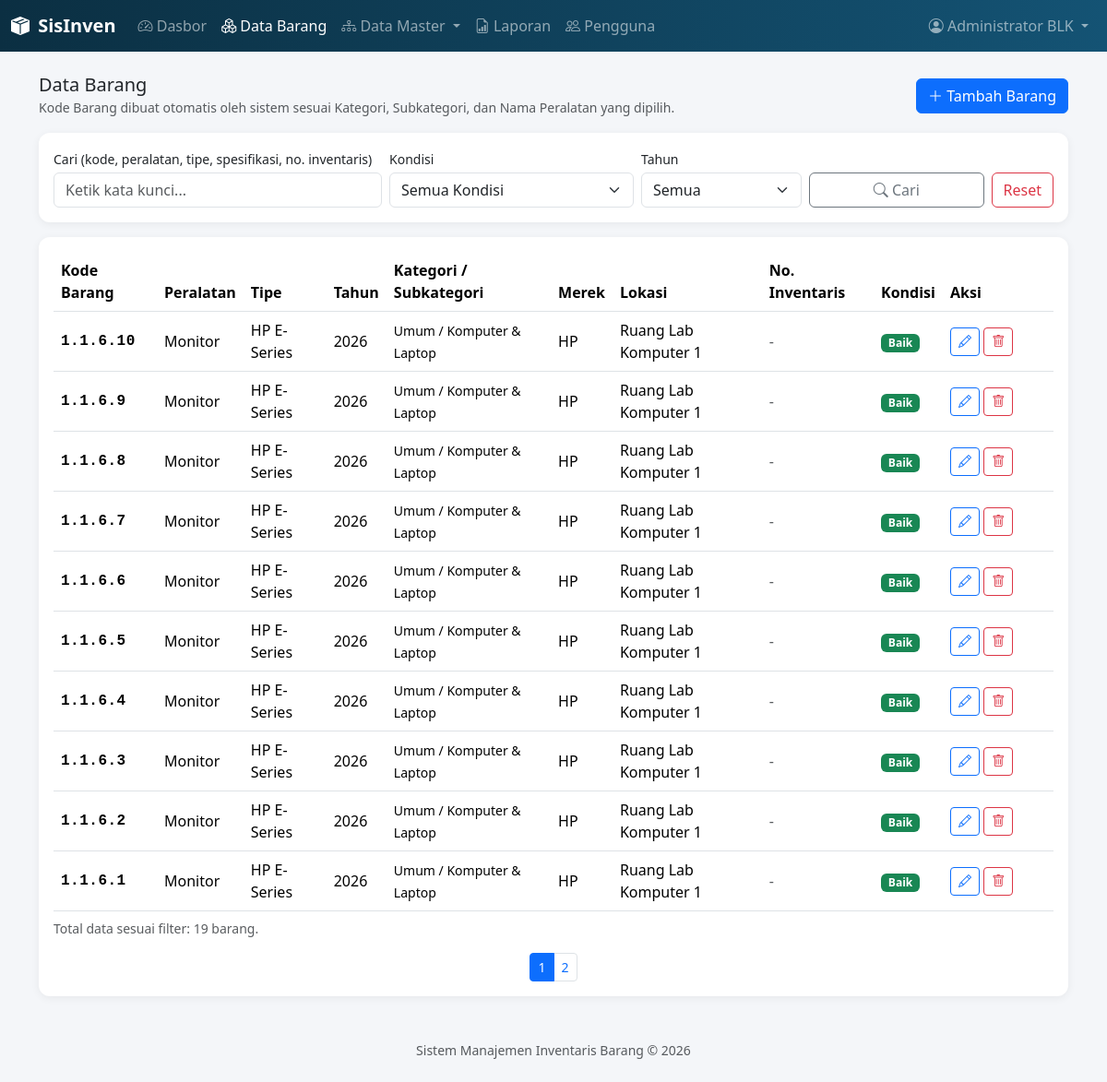
Screenshot of /barang/index.php (signed in) with the database file from the repository.
### tables this page shows
CREATE TABLE `barang` (
  `id` int(11) NOT NULL,
  `kode_barang` varchar(50) NOT NULL,
  `kategori_id` int(11) NOT NULL,
  `subkategori_id` int(11) NOT NULL,
  `merek_id` int(11) NOT NULL,
  `lokasi_id` int(11) NOT NULL,
  `nama_peralatan_id` int(11) NOT NULL,
  `tipe_barang` varchar(100) NOT NULL,
  `tahun_perolehan` year(4) NOT NULL,
  `foto_peralatan` varchar(255) DEFAULT NULL,
  `nomor_urut` int(11) NOT NULL,
  `spesifikasi` text NOT NULL,
  `nomor_inventaris_kantor` varchar(100) DEFAULT NULL,
  `kondisi_id` int(11) NOT NULL,
  `user_last_edit` varchar(100) NOT NULL,
  `timestamp_last_edit` datetime NOT NULL,
  `created_at` datetime DEFAULT current_timestamp()
);

CREATE TABLE `nama_peralatan` (
  `id` int(11) NOT NULL,
  `kode_peralatan` int(11) NOT NULL,
  `nama_peralatan` varchar(100) NOT NULL,
  `created_at` datetime DEFAULT current_timestamp()
);

CREATE TABLE `kategori` (
  `id` int(11) NOT NULL,
  `kode_kategori` int(11) NOT NULL,
  `nama_kategori` varchar(100) NOT NULL,
  `created_at` datetime DEFAULT current_timestamp()
);

CREATE TABLE `subkategori` (
  `id` int(11) NOT NULL,
  `kategori_id` int(11) NOT NULL,
  `kode_subkategori` int(11) NOT NULL,
  `nama_subkategori` varchar(100) NOT NULL,
  `created_at` datetime DEFAULT current_timestamp()
);

CREATE TABLE `merek` (
  `id` int(11) NOT NULL,
  `nama_merek` varchar(100) NOT NULL,
  `created_at` datetime DEFAULT current_timestamp()
);

CREATE TABLE `lokasi` (
  `id` int(11) NOT NULL,
  `nama_ruangan` varchar(100) NOT NULL,
  `created_at` datetime DEFAULT current_timestamp()
);

CREATE TABLE `kondisi_barang` (
  `id` int(11) NOT NULL,
  `nama_kondisi` varchar(50) NOT NULL,
  `kode_warna` varchar(7) NOT NULL DEFAULT '#6c757d',
  `created_at` datetime DEFAULT current_timestamp()
);

### barang/index.php (the view, shortened to what this page needs)
<?php
require_once __DIR__ . '/../includes/functions.php';
$pdo = getKoneksi();
$cari = trim($_GET['cari'] ?? '');
$halaman = max(1, (int) ($_GET['halaman'] ?? 1));
$perHalaman = 10;
$sqlDasar = 'FROM barang b
        JOIN kategori k ON k.id = b.kategori_id
        JOIN subkategori s ON s.id = b.subkategori_id
        JOIN merek m ON m.id = b.merek_id
        JOIN lokasi l ON l.id = b.lokasi_id
        JOIN nama_peralatan np ON np.id = b.nama_peralatan_id
        JOIN kondisi_barang kb ON kb.id = b.kondisi_id
        WHERE 1=1';
$params = [];
$stmtTotal = $pdo->prepare('SELECT COUNT(*) ' . $sqlDasar);
$stmtTotal->execute($params);
$totalData = (int) $stmtTotal->fetchColumn();
$offset = ($halaman - 1) * $perHalaman;
$sql = 'SELECT b.*, k.nama_kategori, s.nama_subkategori, m.nama_merek, l.nama_ruangan, np.nama_peralatan,
               kb.nama_kondisi, kb.kode_warna '
     . $sqlDasar . ' ORDER BY b.id DESC LIMIT ' . $perHalaman . ' OFFSET ' . $offset;
$stmt = $pdo->prepare($sql);
$stmt->execute($params);
$daftar = $stmt->fetchAll();
require_once __DIR__ . '/../includes/header.php';
?>
<div class="d-flex justify-content-between align-items-center mb-3 flex-wrap gap-2">
  <div>
    <h5 class="mb-0">Data Barang</h5>
    <small class="text-muted">Kode Barang dibuat otomatis oleh sistem sesuai Kategori, Subkategori, dan Nama Peralatan yang dipilih.</small>
  </div>
  <a href="form.php" class="btn btn-primary"><i class="bi bi-plus-lg"></i> Tambah Barang</a>
</div>
<div class="card p-3 mb-3">
  <form method="get" class="row g-2 align-items-end">
    <div class="col-md-4">
      <label class="form-label small mb-1">Cari (kode, peralatan, tipe, spesifikasi, no. inventaris)</label>
      <input type="text" name="cari" class="form-control" value="<?= amankan($cari) ?>" placeholder="Ketik kata kunci...">
    </div>
    <div class="col-md-3">
      <label class="form-label small mb-1">Kondisi</label>
      <select name="kondisi" class="form-select">
        <option value="">Semua Kondisi</option>
      </select>
    </div>
    <div class="col-md-2">
      <label class="form-label small mb-1">Tahun</label>
      <select name="tahun" class="form-select">
        <option value="">Semua</option>
      </select>
    </div>
    <div class="col-md-3 d-flex gap-2">
      <button class="btn btn-outline-secondary flex-fill"><i class="bi bi-search"></i> Cari</button>
      <a href="index.php" class="btn btn-outline-danger">Reset</a>
    </div>
  </form>
</div>
<div class="card p-3">
  <div class="table-responsive">
    <table class="table table-hover align-middle mb-0">
      <thead>
        <tr>
          <th>Kode Barang</th>
          <th>Peralatan</th>
          <th>Tipe</th>
          <th>Tahun</th>
          <th>Kategori / Subkategori</th>
          <th>Merek</th>
          <th>Lokasi</th>
          <th>No. Inventaris</th>
          <th>Kondisi</th>
          <th style="width:120px">Aksi</th>
        </tr>
      </thead>
      <tbody>
      <?php foreach ($daftar as $row): ?>
        <tr>
          <td class="kode-barang"><?= amankan($row['kode_barang']) ?></td>
          <td><?= amankan($row['nama_peralatan']) ?></td>
          <td><?= amankan($row['tipe_barang']) ?></td>
          <td><?= amankan($row['tahun_perolehan']) ?></td>
          <td><small><?= amankan($row['nama_kategori']) ?> / <?= amankan($row['nama_subkategori']) ?></small></td>
          <td><?= amankan($row['nama_merek']) ?></td>
          <td><?= amankan($row['nama_ruangan']) ?></td>
          <td><?= $row['nomor_inventaris_kantor'] ? amankan($row['nomor_inventaris_kantor']) : '<span class="text-muted">-</span>' ?></td>
          <td><span class="badge" style="background-color: <?= amankan($row['kode_warna']) ?>"><?= amankan($row['nama_kondisi']) ?></span></td>
          <td>
            <a href="form.php?id=<?= $row['id'] ?>" class="btn btn-sm btn-outline-primary"><i class="bi bi-pencil"></i></a>
            <button class="btn btn-sm btn-outline-danger" onclick="hapus(<?= $row['id'] ?>)"><i class="bi bi-trash"></i></button>
          </td>
        </tr>
      <?php endforeach; ?>
      </tbody>
    </table>
  </div>
  <p class="text-muted small mt-2 mb-0">Total data sesuai filter: <?= $totalData ?> barang.</p>
</div>
<?php require_once __DIR__ . '/../includes/footer.php'; ?>

### assets/css/style.css (style rules this page uses)
:root { --sisinven-primary: #145374; --sisinven-primary-dark: #0b2f42; --sisinven-accent: #00A8CC; }
body { background-color: #f4f6f9; font-family: 'Segoe UI', system-ui, sans-serif; }
.card { border: none; border-radius: 0.75rem; box-shadow: 0 2px 10px rgba(0,0,0,0.06); }
.kode-barang { font-family: 'Consolas', monospace; font-weight: 700; letter-spacing: 0.5px; color: var(--sisinven-primary-dark); }

### rows the page displays
barang: kode_barang "1.1.6.10", nama_peralatan.nama_peralatan "Monitor", tipe_barang "HP E-Series", tahun_perolehan "2026", kategori.nama_kategori "Umum", subkategori.nama_subkategori "Komputer & Laptop", merek.nama_merek "HP", lokasi.nama_ruangan "Ruang Lab Komputer 1", kondisi.nama_kondisi "Baik"
barang: kode_barang "1.1.6.9", nama_peralatan.nama_peralatan "Monitor", tipe_barang "HP E-Series", tahun_perolehan "2026", kategori.nama_kategori "Umum", subkategori.nama_subkategori "Komputer & Laptop", merek.nama_merek "HP", lokasi.nama_ruangan "Ruang Lab Komputer 1", kondisi.nama_kondisi "Baik"
barang: kode_barang "1.1.6.8", nama_peralatan.nama_peralatan "Monitor", tipe_barang "HP E-Series", tahun_perolehan "2026", kategori.nama_kategori "Umum", subkategori.nama_subkategori "Komputer & Laptop", merek.nama_merek "HP", lokasi.nama_ruangan "Ruang Lab Komputer 1", kondisi.nama_kondisi "Baik"
barang: kode_barang "1.1.6.7", nama_peralatan.nama_peralatan "Monitor", tipe_barang "HP E-Series", tahun_perolehan "2026", kategori.nama_kategori "Umum", subkategori.nama_subkategori "Komputer & Laptop", merek.nama_merek "HP", lokasi.nama_ruangan "Ruang Lab Komputer 1", kondisi.nama_kondisi "Baik"
barang: kode_barang "1.1.6.6", nama_peralatan.nama_peralatan "Monitor", tipe_barang "HP E-Series", tahun_perolehan "2026", kategori.nama_kategori "Umum", subkategori.nama_subkategori "Komputer & Laptop", merek.nama_merek "HP", lokasi.nama_ruangan "Ruang Lab Komputer 1", kondisi.nama_kondisi "Baik"
barang: kode_barang "1.1.6.5", nama_peralatan.nama_peralatan "Monitor", tipe_barang "HP E-Series", tahun_perolehan "2026", kategori.nama_kategori "Umum", subkategori.nama_subkategori "Komputer & Laptop", merek.nama_merek "HP", lokasi.nama_ruangan "Ruang Lab Komputer 1", kondisi.nama_kondisi "Baik"
barang: kode_barang "1.1.6.4", nama_peralatan.nama_peralatan "Monitor", tipe_barang "HP E-Series", tahun_perolehan "2026", kategori.nama_kategori "Umum", subkategori.nama_subkategori "Komputer & Laptop", merek.nama_merek "HP", lokasi.nama_ruangan "Ruang Lab Komputer 1", kondisi.nama_kondisi "Baik"
barang: kode_barang "1.1.6.3", nama_peralatan.nama_peralatan "Monitor", tipe_barang "HP E-Series", tahun_perolehan "2026", kategori.nama_kategori "Umum", subkategori.nama_subkategori "Komputer & Laptop", merek.nama_merek "HP", lokasi.nama_ruangan "Ruang Lab Komputer 1", kondisi.nama_kondisi "Baik"
barang: kode_barang "1.1.6.2", nama_peralatan.nama_peralatan "Monitor", tipe_barang "HP E-Series", tahun_perolehan "2026", kategori.nama_kategori "Umum", subkategori.nama_subkategori "Komputer & Laptop", merek.nama_merek "HP", lokasi.nama_ruangan "Ruang Lab Komputer 1", kondisi.nama_kondisi "Baik"
barang: kode_barang "1.1.6.1", nama_peralatan.nama_peralatan "Monitor", tipe_barang "HP E-Series", tahun_perolehan "2026", kategori.nama_kategori "Umum", subkategori.nama_subkategori "Komputer & Laptop", merek.nama_merek "HP", lokasi.nama_ruangan "Ruang Lab Komputer 1", kondisi.nama_kondisi "Baik"

### other values shown
amankan($_SESSION['nama_lengkap'] ?? '') "Administrator BLK"
$totalData "19"
